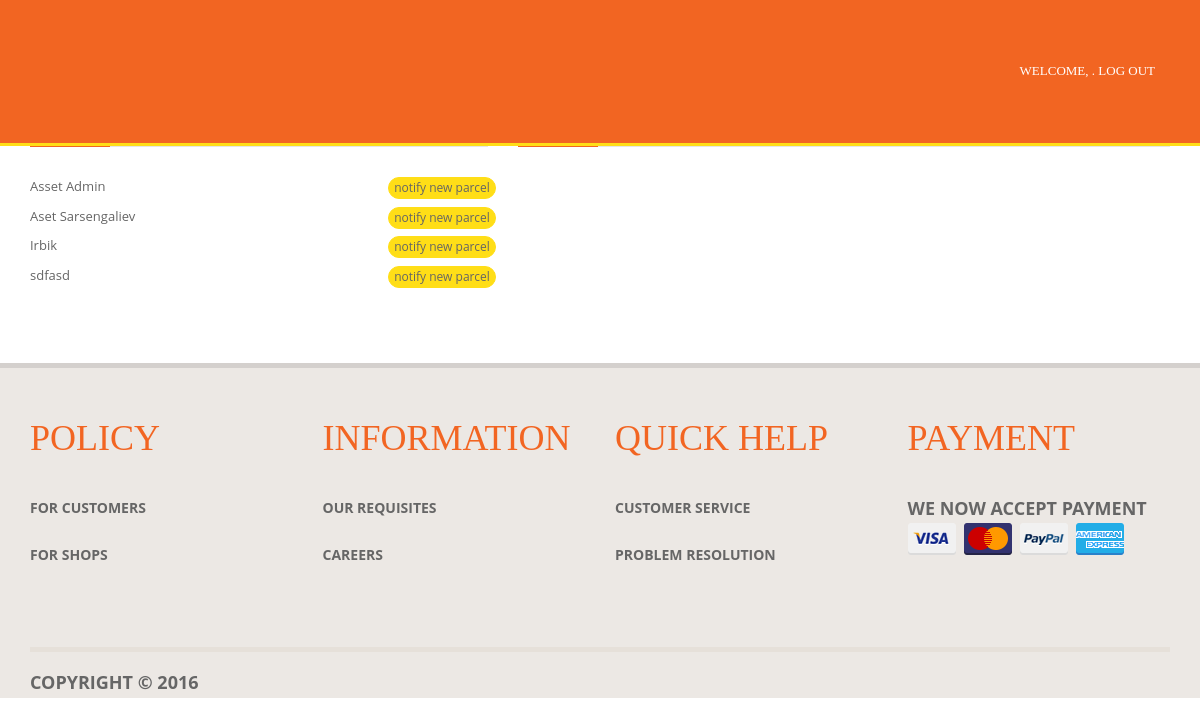
The page /shopkeeper/ (signed in) on the database as committed earlier.
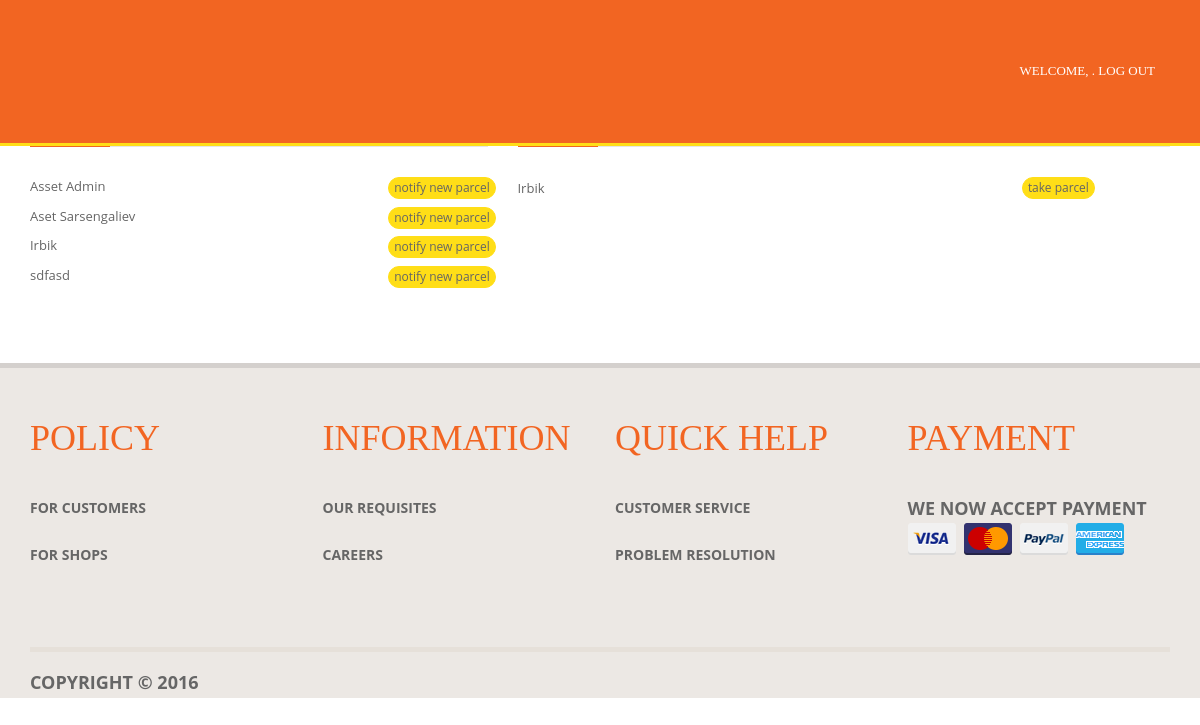
The same page on the database as committed later.
### book/models.py (models this page shows, shortened)
class Address(models.Model):
	subscription = models.ForeignKey(Subscription)
	shopkeeper = models.ForeignKey(Shopkeeper)

class Subscription(models.Model):
    user = models.ForeignKey(User)
    level = models.ForeignKey(SubscriptionType)
    available_shipments = models.IntegerField(default=0)
    extra_shipments = models.IntegerField(default = 0)
    first_addressee_name = models.CharField(max_length=128, default="")
    second_addressee_name = models.CharField(max_length=128, default="")
    first_addressee_phone = models.CharField(max_length=64, default="")
    second_addressee_phone = models.CharField(max_length=64, default="")
    saver = models.BooleanField(default=False)
    renew_date = models.DateTimeField(default=datetime.now())

class Parcel(models.Model):
	address = models.ForeignKey(Address)
	date = models.DateTimeField(default=datetime.now())
	status = models.BooleanField(default = False)
	name = models.CharField(max_length=128, default="")
	def __unicode__(self):
		return self.name

### book/views.py (the view)
# urls.py: url(r'^shopkeeper/$', views.shopkeeper),
def shopkeeper(request):
    context_dict = {}
    shopkeeper = Shopkeeper.objects.get(user = request.user)
    addresses = Address.objects.filter(shopkeeper = shopkeeper)
    context_dict["addresses"] = addresses
    context_dict["parcels"] = Parcel.objects.filter(status = False)
    return render(request, 'shopkeeper/subscribers.html', context_dict)

### templates/shopkeeper/subscribers.html (shortened to what this page needs)
{% extends 'app/account.html' %}
{% load staticfiles %}
{% block menu_block %}
<li class="chosen_item"><a href="/shopkeeper/">Clients</a></li>
<li><a href="/parcels_taken/">Parcels taken</a></li>
{% endblock %}
{% block body_block %}
<div class="row">
  <div class="col-md-5">
    <div class="portlet portlet-default">
      <div class="portlet-header">
        <h4 class="portlet-title">
        </h4>
      </div>
      <div class="portlet-body">
        {% for address in addresses %}
        <p> <div class="col-lg-3 pull-right">
          <form action="/parcels/" method="post">
            <button class="btn btn-outline-inversed btn-xs" type="submit">notify new parcel</button>
          </form>
        </div>
        {{ address.subscription.user.first_name }}  {{ address.subscription.user.last_name }}
      </p>
      {% if address.subscription.first_addressee_name %}
      <p> <div class="col-lg-3 pull-right">
        <form action="/parcels/" method="post">
          <button class="btn btn-outline-inversed btn-xs" type="submit">notify new parcel</button>
        </form>
      </div>
      {{ address.subscription.first_addressee_name }}
    </p>
      {% endif %}
      {% if address.subscription.second_addressee_name %}
      <p>
        <div class="col-lg-3 pull-right">
          <form action="/parcels/" method="post">
            <button class="btn btn-outline-inversed btn-xs"  type="submit">notify new parcel</button>
          </form>
        </div>
        {{ address.subscription.second_addressee_name }}
      </p>
      {% endif %}
      {% endfor %}
    </div>
  </div>
</div>
<div class="col-md-7">
  <div class="portlet portlet-default">
    <div class="portlet-header">
      <h4 class="portlet-title">
      </h4>
    </div>
    <div class="portlet-body">
      {% for parcel in parcels %}
            <div class="col-lg-3 pull-right">
        <form action="/take_parcel/" method="post">
          <button class="btn btn-outline-inversed btn-xs" type="submit">take parcel</button>
        </form>
      </div>
      <p> {{ parcel }}
      </p>
      {% endfor %}
    </div>
  </div>
</div>
</div>
<br><br>
{% endblock %}

Rows that differ between the two databases and show on the page:
added Parcel: name "Irbik"
